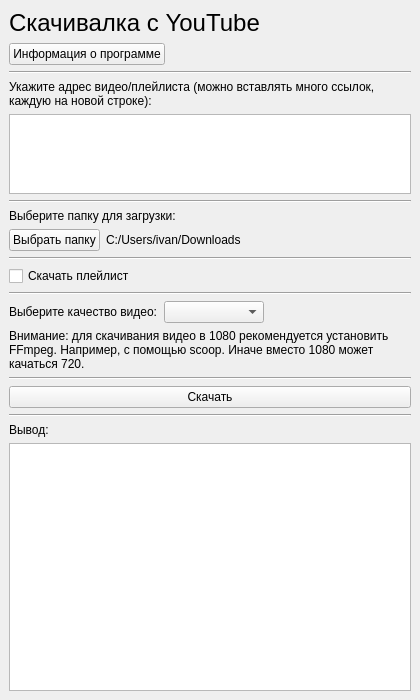
<?xml version="1.0" encoding="UTF-8"?>
<ui version="4.0">
 <class>MainWindow</class>
 <widget class="QMainWindow" name="MainWindow">
  <property name="enabled">
   <bool>true</bool>
  </property>
  <property name="geometry">
   <rect>
    <x>0</x>
    <y>0</y>
    <width>420</width>
    <height>700</height>
   </rect>
  </property>
  <property name="font">
   <font>
    <pointsize>9</pointsize>
   </font>
  </property>
  <property name="windowTitle">
   <string>Скачивалка с YouTube (интерфейс для yt-dlp)</string>
  </property>
  <property name="windowIcon">
   <iconset>
    <normalon>:/icons/icon.ico</normalon>
   </iconset>
  </property>
  <property name="locale">
   <locale language="Russian" country="Russia"/>
  </property>
  <widget class="QWidget" name="centralwidget">
   <layout class="QHBoxLayout" name="horizontalLayout_2">
    <property name="leftMargin">
     <number>0</number>
    </property>
    <property name="topMargin">
     <number>0</number>
    </property>
    <property name="rightMargin">
     <number>0</number>
    </property>
    <property name="bottomMargin">
     <number>0</number>
    </property>
    <item>
     <widget class="QScrollArea" name="scrollArea">
      <property name="maximumSize">
       <size>
        <width>640</width>
        <height>16777215</height>
       </size>
      </property>
      <property name="frameShape">
       <enum>QFrame::NoFrame</enum>
      </property>
      <property name="widgetResizable">
       <bool>true</bool>
      </property>
      <widget class="QWidget" name="scrollAreaWidgetContents">
       <property name="geometry">
        <rect>
         <x>0</x>
         <y>0</y>
         <width>420</width>
         <height>700</height>
        </rect>
       </property>
       <layout class="QVBoxLayout" name="verticalLayout_3">
        <item>
         <widget class="QLabel" name="label_13">
          <property name="font">
           <font>
            <pointsize>18</pointsize>
           </font>
          </property>
          <property name="text">
           <string>Скачивалка с YouTube</string>
          </property>
         </widget>
        </item>
        <item>
         <layout class="QHBoxLayout" name="horizontalLayout_4">
          <item>
           <widget class="QPushButton" name="aboutButton">
            <property name="text">
             <string>Информация о программе</string>
            </property>
           </widget>
          </item>
          <item>
           <spacer name="horizontalSpacer">
            <property name="orientation">
             <enum>Qt::Horizontal</enum>
            </property>
            <property name="sizeHint" stdset="0">
             <size>
              <width>40</width>
              <height>20</height>
             </size>
            </property>
           </spacer>
          </item>
         </layout>
        </item>
        <item>
         <widget class="Line" name="line_18">
          <property name="orientation">
           <enum>Qt::Horizontal</enum>
          </property>
         </widget>
        </item>
        <item>
         <widget class="QLabel" name="label_15">
          <property name="text">
           <string>&lt;html&gt;&lt;head/&gt;&lt;body&gt;&lt;p&gt;Укажите адрес видео/плейлиста (можно вставлять много ссылок, каждую на новой строке):&lt;/p&gt;&lt;/body&gt;&lt;/html&gt;</string>
          </property>
          <property name="wordWrap">
           <bool>true</bool>
          </property>
         </widget>
        </item>
        <item>
         <widget class="QPlainTextEdit" name="plainTextEdit_urls">
          <property name="sizePolicy">
           <sizepolicy hsizetype="Expanding" vsizetype="Fixed">
            <horstretch>0</horstretch>
            <verstretch>0</verstretch>
           </sizepolicy>
          </property>
          <property name="maximumSize">
           <size>
            <width>16777215</width>
            <height>80</height>
           </size>
          </property>
         </widget>
        </item>
        <item>
         <widget class="Line" name="line_16">
          <property name="orientation">
           <enum>Qt::Horizontal</enum>
          </property>
         </widget>
        </item>
        <item>
         <widget class="QLabel" name="label_18">
          <property name="text">
           <string>&lt;html&gt;&lt;head/&gt;&lt;body&gt;&lt;p&gt;Выберите папку для загрузки:&lt;/p&gt;&lt;/body&gt;&lt;/html&gt;</string>
          </property>
         </widget>
        </item>
        <item>
         <layout class="QHBoxLayout" name="horizontalLayout_3">
          <item>
           <widget class="QPushButton" name="button_download_directory">
            <property name="text">
             <string>Выбрать папку</string>
            </property>
           </widget>
          </item>
          <item>
           <widget class="QLabel" name="label_download_directory">
            <property name="text">
             <string>C:/Users/ivan/Downloads</string>
            </property>
           </widget>
          </item>
          <item>
           <spacer name="horizontalSpacer_8">
            <property name="orientation">
             <enum>Qt::Horizontal</enum>
            </property>
            <property name="sizeHint" stdset="0">
             <size>
              <width>40</width>
              <height>20</height>
             </size>
            </property>
           </spacer>
          </item>
         </layout>
        </item>
        <item>
         <widget class="Line" name="line_14">
          <property name="orientation">
           <enum>Qt::Horizontal</enum>
          </property>
         </widget>
        </item>
        <item>
         <widget class="QCheckBox" name="check_download_playlist">
          <property name="text">
           <string>Скачать плейлист</string>
          </property>
         </widget>
        </item>
        <item>
         <widget class="Line" name="line_13">
          <property name="orientation">
           <enum>Qt::Horizontal</enum>
          </property>
         </widget>
        </item>
        <item>
         <layout class="QHBoxLayout" name="horizontalLayout">
          <item>
           <widget class="QLabel" name="label_14">
            <property name="text">
             <string>Выберите качество видео:</string>
            </property>
           </widget>
          </item>
          <item>
           <widget class="QComboBox" name="comboBox_video_size">
            <property name="minimumSize">
             <size>
              <width>100</width>
              <height>0</height>
             </size>
            </property>
           </widget>
          </item>
          <item>
           <spacer name="horizontalSpacer_1">
            <property name="orientation">
             <enum>Qt::Horizontal</enum>
            </property>
            <property name="sizeHint" stdset="0">
             <size>
              <width>40</width>
              <height>20</height>
             </size>
            </property>
           </spacer>
          </item>
         </layout>
        </item>
        <item>
         <widget class="QLabel" name="label">
          <property name="font">
           <font>
            <pointsize>9</pointsize>
           </font>
          </property>
          <property name="text">
           <string>Внимание: для скачивания видео в 1080 рекомендуется установить FFmpeg. Например, с помощью scoop. Иначе вместо 1080 может качаться 720.</string>
          </property>
          <property name="wordWrap">
           <bool>true</bool>
          </property>
         </widget>
        </item>
        <item>
         <widget class="Line" name="line_15">
          <property name="orientation">
           <enum>Qt::Horizontal</enum>
          </property>
         </widget>
        </item>
        <item>
         <widget class="QPushButton" name="pushButton_download">
          <property name="text">
           <string>Скачать</string>
          </property>
         </widget>
        </item>
        <item>
         <widget class="Line" name="line_17">
          <property name="orientation">
           <enum>Qt::Horizontal</enum>
          </property>
         </widget>
        </item>
        <item>
         <widget class="QLabel" name="label_17">
          <property name="text">
           <string>Вывод:</string>
          </property>
         </widget>
        </item>
        <item>
         <widget class="QPlainTextEdit" name="plainTextEdit_logs">
          <property name="minimumSize">
           <size>
            <width>0</width>
            <height>180</height>
           </size>
          </property>
          <property name="lineWrapMode">
           <enum>QPlainTextEdit::NoWrap</enum>
          </property>
          <property name="readOnly">
           <bool>true</bool>
          </property>
         </widget>
        </item>
       </layout>
      </widget>
     </widget>
    </item>
   </layout>
  </widget>
 </widget>
 <resources>
  <include location="resources.qrc"/>
 </resources>
 <connections/>
</ui>
